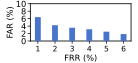

Write the Python code that produced this figure.
import os

import numpy as np
import matplotlib

matplotlib.use("TkAgg")
import matplotlib.pyplot as plt

# ===================== Data =====================
frr = ["1", "2", "3", "4", "5", "6"]
far = np.array([6.41, 4.24, 3.55, 3.15, 2.51, 1.86])

# ===================== Figure size =====================
cm_to_in = 1 / 2.54
fig_w = 3.5 * cm_to_in
fig_h = 1.6 * cm_to_in

# ===================== Global style =====================
plt.rcParams.update({
    "font.size": 6,
    "axes.labelsize": 6,
    "xtick.labelsize": 5.5,
    "ytick.labelsize": 6,
    "font.family": "sans-serif"
})

fig, ax = plt.subplots(figsize=(fig_w, fig_h))
fig.patch.set_facecolor("white")
ax.set_facecolor("white")

# ===================== Bar chart =====================
x = np.arange(len(frr))
bar_w = 0.34

ax.bar(
    x,
    far,
    width=bar_w,
    color="#4874CB",
    edgecolor="none",
    linewidth=0.3,
    zorder=3
)

# ===================== Axes =====================
ax.set_xticks(x)
ax.set_xticklabels(frr)

ax.set_xlabel("FRR (%)", labelpad=1)
ax.set_ylabel("FAR (%)", labelpad=1)

ax.set_ylim(0, 10)
ax.set_yticks([0, 2, 4, 6, 8, 10])

ax.tick_params(axis="both", pad=1, width=0.5, length=2)

# ===================== Spines =====================
for sp in ["left", "bottom", "top", "right"]:
    ax.spines[sp].set_visible(True)
    ax.spines[sp].set_linewidth(0.6)

# ===================== Layout =====================
plt.subplots_adjust(
    left=0.22,
    right=0.96,
    bottom=0.34,
    top=0.94
)

# ===================== Save =====================
out_name = os.path.splitext(os.path.basename(__file__))[0] + ".pdf"
out_path = os.path.join(os.path.dirname(__file__), out_name)
plt.savefig(out_path, format="pdf")
plt.show()
